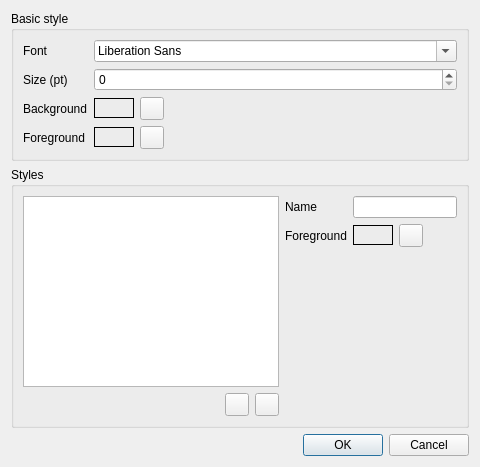
<?xml version="1.0" encoding="UTF-8"?>
<ui version="4.0">
 <class>GGStyleDialog</class>
 <widget class="QDialog" name="GGStyleDialog">
  <property name="geometry">
   <rect>
    <x>0</x>
    <y>0</y>
    <width>480</width>
    <height>467</height>
   </rect>
  </property>
  <property name="windowTitle">
   <string>Styles</string>
  </property>
  <layout class="QVBoxLayout" name="verticalLayout_2">
   <item>
    <widget class="QGroupBox" name="groupBox">
     <property name="title">
      <string>Basic style</string>
     </property>
     <layout class="QFormLayout" name="formLayout">
      <item row="0" column="0">
       <widget class="QLabel" name="label_2">
        <property name="text">
         <string>Font</string>
        </property>
       </widget>
      </item>
      <item row="0" column="1">
       <widget class="QFontComboBox" name="cmbFont"/>
      </item>
      <item row="1" column="0">
       <widget class="QLabel" name="label_4">
        <property name="text">
         <string>Size (pt)</string>
        </property>
       </widget>
      </item>
      <item row="1" column="1">
       <widget class="QSpinBox" name="spnPointSize"/>
      </item>
      <item row="2" column="0">
       <widget class="QLabel" name="label">
        <property name="text">
         <string>Background</string>
        </property>
       </widget>
      </item>
      <item row="2" column="1">
       <layout class="QHBoxLayout" name="horizontalLayout">
        <item>
         <widget class="QLabel" name="lblBack">
          <property name="sizePolicy">
           <sizepolicy hsizetype="Fixed" vsizetype="Fixed">
            <horstretch>0</horstretch>
            <verstretch>0</verstretch>
           </sizepolicy>
          </property>
          <property name="minimumSize">
           <size>
            <width>40</width>
            <height>20</height>
           </size>
          </property>
          <property name="frameShape">
           <enum>QFrame::Box</enum>
          </property>
          <property name="text">
           <string notr="true"/>
          </property>
         </widget>
        </item>
        <item>
         <widget class="QToolButton" name="btnChangeBack">
          <property name="text">
           <string notr="true"/>
          </property>
          <property name="icon">
           <iconset>
            <normalon>:/icons/edit</normalon>
           </iconset>
          </property>
         </widget>
        </item>
        <item>
         <spacer name="horizontalSpacer">
          <property name="orientation">
           <enum>Qt::Horizontal</enum>
          </property>
          <property name="sizeHint" stdset="0">
           <size>
            <width>40</width>
            <height>20</height>
           </size>
          </property>
         </spacer>
        </item>
       </layout>
      </item>
      <item row="3" column="0">
       <widget class="QLabel" name="label_3">
        <property name="text">
         <string>Foreground</string>
        </property>
       </widget>
      </item>
      <item row="3" column="1">
       <layout class="QHBoxLayout" name="horizontalLayout_2">
        <item>
         <widget class="QLabel" name="lblFore">
          <property name="sizePolicy">
           <sizepolicy hsizetype="Fixed" vsizetype="Fixed">
            <horstretch>0</horstretch>
            <verstretch>0</verstretch>
           </sizepolicy>
          </property>
          <property name="minimumSize">
           <size>
            <width>40</width>
            <height>20</height>
           </size>
          </property>
          <property name="frameShape">
           <enum>QFrame::Box</enum>
          </property>
          <property name="text">
           <string notr="true"/>
          </property>
         </widget>
        </item>
        <item>
         <widget class="QToolButton" name="btnChangeFore">
          <property name="text">
           <string notr="true"/>
          </property>
          <property name="icon">
           <iconset>
            <normalon>:/icons/edit</normalon>
           </iconset>
          </property>
         </widget>
        </item>
        <item>
         <spacer name="horizontalSpacer_2">
          <property name="orientation">
           <enum>Qt::Horizontal</enum>
          </property>
          <property name="sizeHint" stdset="0">
           <size>
            <width>40</width>
            <height>20</height>
           </size>
          </property>
         </spacer>
        </item>
       </layout>
      </item>
     </layout>
    </widget>
   </item>
   <item>
    <widget class="QGroupBox" name="groupBox_2">
     <property name="title">
      <string>Styles</string>
     </property>
     <layout class="QHBoxLayout" name="horizontalLayout_5" stretch="0,1">
      <item>
       <layout class="QVBoxLayout" name="verticalLayout">
        <item>
         <widget class="QListWidget" name="lstStyles">
          <property name="sizePolicy">
           <sizepolicy hsizetype="MinimumExpanding" vsizetype="Expanding">
            <horstretch>0</horstretch>
            <verstretch>0</verstretch>
           </sizepolicy>
          </property>
         </widget>
        </item>
        <item>
         <layout class="QHBoxLayout" name="horizontalLayout_4">
          <item>
           <spacer name="horizontalSpacer_4">
            <property name="orientation">
             <enum>Qt::Horizontal</enum>
            </property>
            <property name="sizeHint" stdset="0">
             <size>
              <width>40</width>
              <height>20</height>
             </size>
            </property>
           </spacer>
          </item>
          <item>
           <widget class="QToolButton" name="btnRemoveStyle">
            <property name="text">
             <string notr="true"/>
            </property>
            <property name="icon">
             <iconset>
              <normalon>:/icons/delete</normalon>
             </iconset>
            </property>
           </widget>
          </item>
          <item>
           <widget class="QToolButton" name="btnAddStyle">
            <property name="text">
             <string notr="true"/>
            </property>
            <property name="icon">
             <iconset>
              <normalon>:/icons/add</normalon>
             </iconset>
            </property>
           </widget>
          </item>
         </layout>
        </item>
       </layout>
      </item>
      <item>
       <layout class="QFormLayout" name="formLayout_2">
        <item row="1" column="0">
         <widget class="QLabel" name="label_5">
          <property name="text">
           <string>Foreground</string>
          </property>
         </widget>
        </item>
        <item row="1" column="1">
         <layout class="QHBoxLayout" name="horizontalLayout_3">
          <item>
           <widget class="QLabel" name="lblStyleFore">
            <property name="sizePolicy">
             <sizepolicy hsizetype="Fixed" vsizetype="Fixed">
              <horstretch>0</horstretch>
              <verstretch>0</verstretch>
             </sizepolicy>
            </property>
            <property name="minimumSize">
             <size>
              <width>40</width>
              <height>20</height>
             </size>
            </property>
            <property name="frameShape">
             <enum>QFrame::Box</enum>
            </property>
            <property name="text">
             <string notr="true"/>
            </property>
           </widget>
          </item>
          <item>
           <widget class="QToolButton" name="btnChangeStyleFore">
            <property name="text">
             <string notr="true"/>
            </property>
            <property name="icon">
             <iconset>
              <normalon>:/icons/edit</normalon>
             </iconset>
            </property>
           </widget>
          </item>
          <item>
           <spacer name="horizontalSpacer_3">
            <property name="orientation">
             <enum>Qt::Horizontal</enum>
            </property>
            <property name="sizeHint" stdset="0">
             <size>
              <width>40</width>
              <height>20</height>
             </size>
            </property>
           </spacer>
          </item>
         </layout>
        </item>
        <item row="0" column="0">
         <widget class="QLabel" name="label_6">
          <property name="text">
           <string>Name</string>
          </property>
         </widget>
        </item>
        <item row="0" column="1">
         <widget class="QLineEdit" name="txtStyleName"/>
        </item>
       </layout>
      </item>
     </layout>
    </widget>
   </item>
   <item>
    <widget class="QDialogButtonBox" name="buttonBox">
     <property name="orientation">
      <enum>Qt::Horizontal</enum>
     </property>
     <property name="standardButtons">
      <set>QDialogButtonBox::Cancel|QDialogButtonBox::Ok</set>
     </property>
    </widget>
   </item>
  </layout>
 </widget>
 <resources/>
 <connections>
  <connection>
   <sender>buttonBox</sender>
   <signal>accepted()</signal>
   <receiver>GGStyleDialog</receiver>
   <slot>accept()</slot>
   <hints>
    <hint type="sourcelabel">
     <x>257</x>
     <y>457</y>
    </hint>
    <hint type="destinationlabel">
     <x>157</x>
     <y>274</y>
    </hint>
   </hints>
  </connection>
  <connection>
   <sender>buttonBox</sender>
   <signal>rejected()</signal>
   <receiver>GGStyleDialog</receiver>
   <slot>reject()</slot>
   <hints>
    <hint type="sourcelabel">
     <x>325</x>
     <y>457</y>
    </hint>
    <hint type="destinationlabel">
     <x>286</x>
     <y>274</y>
    </hint>
   </hints>
  </connection>
  <connection>
   <sender>lstStyles</sender>
   <signal>currentRowChanged(int)</signal>
   <receiver>GGStyleDialog</receiver>
   <slot>showStyle()</slot>
   <hints>
    <hint type="sourcelabel">
     <x>63</x>
     <y>291</y>
    </hint>
    <hint type="destinationlabel">
     <x>0</x>
     <y>292</y>
    </hint>
   </hints>
  </connection>
  <connection>
   <sender>btnAddStyle</sender>
   <signal>clicked()</signal>
   <receiver>GGStyleDialog</receiver>
   <slot>addStyle()</slot>
   <hints>
    <hint type="sourcelabel">
     <x>262</x>
     <y>406</y>
    </hint>
    <hint type="destinationlabel">
     <x>2</x>
     <y>416</y>
    </hint>
   </hints>
  </connection>
  <connection>
   <sender>cmbFont</sender>
   <signal>currentIndexChanged(int)</signal>
   <receiver>GGStyleDialog</receiver>
   <slot>basicStyleChanged()</slot>
   <hints>
    <hint type="sourcelabel">
     <x>334</x>
     <y>42</y>
    </hint>
    <hint type="destinationlabel">
     <x>472</x>
     <y>41</y>
    </hint>
   </hints>
  </connection>
  <connection>
   <sender>spnPointSize</sender>
   <signal>editingFinished()</signal>
   <receiver>GGStyleDialog</receiver>
   <slot>basicStyleChanged()</slot>
   <hints>
    <hint type="sourcelabel">
     <x>407</x>
     <y>61</y>
    </hint>
    <hint type="destinationlabel">
     <x>477</x>
     <y>78</y>
    </hint>
   </hints>
  </connection>
  <connection>
   <sender>txtStyleName</sender>
   <signal>editingFinished()</signal>
   <receiver>GGStyleDialog</receiver>
   <slot>currentSyleRenamed()</slot>
   <hints>
    <hint type="sourcelabel">
     <x>430</x>
     <y>188</y>
    </hint>
    <hint type="destinationlabel">
     <x>477</x>
     <y>187</y>
    </hint>
   </hints>
  </connection>
  <connection>
   <sender>btnRemoveStyle</sender>
   <signal>clicked()</signal>
   <receiver>GGStyleDialog</receiver>
   <slot>removeStyle()</slot>
   <hints>
    <hint type="sourcelabel">
     <x>227</x>
     <y>404</y>
    </hint>
    <hint type="destinationlabel">
     <x>199</x>
     <y>463</y>
    </hint>
   </hints>
  </connection>
 </connections>
 <slots>
  <slot>showStyle()</slot>
  <slot>removeStyle()</slot>
  <slot>addStyle()</slot>
  <slot>basicStyleChanged()</slot>
  <slot>currentSyleRenamed()</slot>
 </slots>
</ui>
